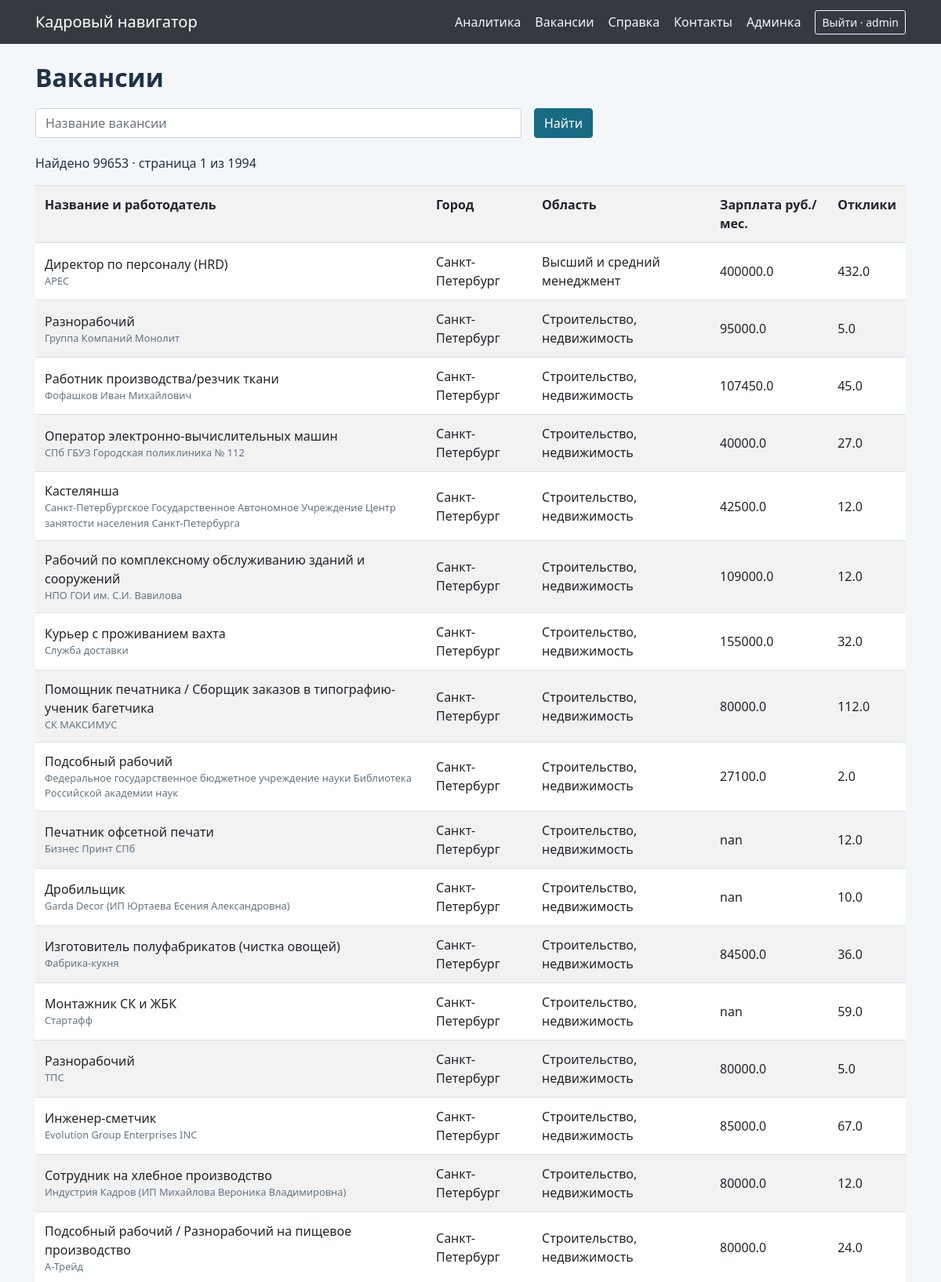
Screenshot of /vacancies (signed in, upper part) with the database file from the repository.
### backend/database/models/users_model.py (models this page shows)
class User(db.Model):
    id: Mapped[int] = mapped_column(primary_key=True)
    username: Mapped[str] = mapped_column(unique=True)
    password_hash: Mapped[str]
    is_admin: Mapped[bool] = mapped_column(default=False)
    active: Mapped[bool] = mapped_column(default=True)

### backend/database/models/vacancies_model.py (models this page shows)
class Vacancy(db.Model):
    id: Mapped[str] = mapped_column(primary_key=True)
    name: Mapped[str]
    city_id: Mapped[int] = mapped_column(ForeignKey("city.id"), index=True)
    category_id: Mapped[int] = mapped_column(ForeignKey("category.id"), index=True)
    format_id: Mapped[int] = mapped_column(ForeignKey("work_format.id"))
    company: Mapped[str]
    salary: Mapped[float | None]
    responses: Mapped[float | None]
    remote: Mapped[bool]
    hybrid: Mapped[bool]
    on_site: Mapped[bool]
    publication_time: Mapped[str]
    snapshot_date: Mapped[str]

### backend/database/models/cities_model.py (models this page shows)
class City(db.Model):
    id: Mapped[int] = mapped_column(primary_key=True)
    name: Mapped[str] = mapped_column(unique=True)

### backend/database/models/categories_model.py (models this page shows)
class Category(db.Model):
    id: Mapped[int] = mapped_column(primary_key=True)
    name: Mapped[str] = mapped_column(unique=True)

### backend/api/pages_api.py (the view)
@bp.get("/vacancies")
@login_required
def vacancies() -> str:
    category, cities = selection()
    data = frame(category, cities)
    try:
        page = max(1, int(request.args.get("page", 1)))
    except ValueError:
        abort(400, description="Номер страницы должен быть целым")
    search = request.args.get("q", "").strip()
    if search:
        data = data[data.name.str.contains(search, case=False, regex=False)]
    pages = max(1, (len(data) + 49) // 50)
    page = min(page, pages)
    records = data.iloc[(page - 1) * 50:page * 50].where(data.notna(), None).to_dict("records")
    return render_template("vacancies.html", records=records, page=page, pages=pages, count=len(data),
        category=category, cities=cities, search=search)

### backend/api/auth_api.py (called while the page is built)
def current_user() -> User | None:
    user = db.session.get(User, session.get("user_id")) if session.get("user_id") else None
    return user if user and user.active else None

def login_required(view: Callable) -> Callable:
    @wraps(view)
    def wrapped(*args: Any, **kwargs: Any) -> Any:
        if not current_user():
            return redirect(url_for("auth.login"))
        return view(*args, **kwargs)
    return wrapped

### backend/api/pages_api.py (called while the page is built)
def selection() -> tuple[str, list[str]]:
    category = request.args.get("category", "")
    cities = request.args.getlist("city")
    refs = references()
    if category and category not in refs["categories"]:
        abort(400, description="Неизвестная профессиональная область")
    if any(city not in refs["cities"] for city in cities):
        abort(400, description="Неизвестный город")
    return category, cities

### backend/services.py (called while the page is built)
def frame(category: str = "", cities: list[str] | None = None) -> pd.DataFrame:
    query = db.select(Vacancy.id, Vacancy.name, City.name.label("city"), Category.name.label("category"),
        Vacancy.salary, Vacancy.responses, Vacancy.remote, Vacancy.hybrid, Vacancy.on_site,
        Vacancy.company, Vacancy.publication_time, Vacancy.snapshot_date).join(City, Vacancy.city_id == City.id).join(Category, Vacancy.category_id == Category.id)
    if category:
        query = query.where(Category.name == category)
    if cities:
        query = query.where(City.name.in_(cities))
    return pd.read_sql(query, db.session.connection())

def references() -> dict:
    return {name: list(db.session.scalars(db.select(model.name).order_by(model.name)))
            for name, model in [("cities", City), ("categories", Category), ("formats", WorkFormat)]}

### main.py (called while the page is built)
def protect_forms() -> None:
    if request.method == "POST" and not request.path.startswith("/api/"):
        expected = session.get("csrf", "")
        if not expected or not secrets.compare_digest(expected, request.form.get("csrf_token", "")):
            abort(400, description="Форма устарела. Обновите страницу и повторите действие.")

def template_context() -> dict:
    session.setdefault("csrf", secrets.token_urlsafe(32))
    user = db.session.get(User, session.get("user_id")) if session.get("user_id") else None
    return {"viewer": user if user and user.active else None, "csrf_token": session["csrf"]}

### templates/vacancies.html (shortened to what this page needs)
{% extends 'base.html' %}{% block content %}<h1>Вакансии</h1><form method="get" class="actions"><input class="form-control" name="q" value="{{ search }}" placeholder="Название вакансии"><button class="btn btn-primary">Найти</button></form><p>Найдено {{ count }} · страница {{ page }} из {{ pages }}</p><div class="table-responsive"><table class="table table-striped"><tr><th>Название и работодатель</th><th>Город</th><th>Область</th><th>Зарплата руб./мес.</th><th>Отклики</th></tr>{% for r in records %}<tr><td>{{ r.name }}<small>{{ r.company }}</small></td><td>{{ r.city }}</td><td>{{ r.category }}</td><td>{{ r.salary if r.salary is not none else 'Не указана' }}</td><td>{{ r.responses if r.responses is not none else 'Нет данных' }}</td></tr>{% endfor %}</table></div>{% endblock %}

### templates/base.html (shortened to what this page needs)
<!doctype html>
<html lang="ru"><head><meta charset="utf-8"><meta name="viewport" content="width=device-width, initial-scale=1">
<link rel="stylesheet" href="{{ url_for('static',filename='vendor/bootstrap/bootstrap.min.css') }}">
<link rel="stylesheet" href="{{ url_for('static',filename='css/style.css') }}"></head>
<body><header><nav class="navbar navbar-dark bg-dark"><div class="container">
<a class="navbar-brand" href="{{ url_for('pages.index') }}">Кадровый навигатор</a>
<div class="navlinks"><a href="{{ url_for('pages.index') }}">Аналитика</a><a href="{{ url_for('pages.vacancies') }}">Вакансии</a>
<a href="{{ url_for('pages.help_page') }}">Справка</a><a href="{{ url_for('pages.contacts') }}">Контакты</a>
{% if viewer %}{% if viewer.is_admin %}<a href="{{ url_for('admin.index') }}">Админка</a>{% endif %}
<form method="post" action="{{ url_for('auth.logout') }}"><input type="hidden" name="csrf_token" value="{{ csrf_token }}"><button class="btn btn-sm btn-outline-light">Выйти · {{ viewer.username }}</button></form>
{% else %}<a href="{{ url_for('auth.login') }}">Войти</a>{% endif %}</div></div></nav></header>
<main class="container py-4">{% for message in get_flashed_messages() %}<div class="alert alert-info">{{ message }}</div>{% endfor %}{% block content %}{% endblock %}</main>
<script src="{{ url_for('static',filename='vendor/bootstrap/bootstrap.bundle.min.js') }}"></script></body></html>

### static/css/style.css (style rules this page uses)
body { background:#f4f7fa;color:#203344;font-family:Segoe UI,Arial,sans-serif }
h1 { font-size:2rem;font-weight:700;margin-bottom:1rem }
a { color:#176b83 }
.navlinks { display:flex;align-items:center;gap:18px;flex-wrap:wrap }
.navlinks a { color:#f5f7fa }
.navlinks form { margin:0 }
.btn-primary { background:#176b83;border-color:#176b83 }
.btn { margin:4px 0 }
.actions { display:flex;align-items:center;gap:16px;margin:16px 0 }
.actions .form-control { max-width:620px }
.table { background:white }
.table td { vertical-align:middle }
small { display:block;color:#647483 }

### rows the page displays
User: username "admin"
Vacancy: name "Директор по персоналу (HRD)", company "АРЕС", city "Санкт-Петербург", category "Высший и средний менеджмент", salary "400000.0", responses "432.0"
Vacancy: name "Разнорабочий", company "Группа Компаний Монолит", city "Санкт-Петербург", category "Строительство, недвижимость", salary "95000.0", responses "5.0"
Vacancy: name "Работник производства/резчик ткани", company "Фофашков Иван Михайлович", city "Санкт-Петербург", category "Строительство, недвижимость", salary "107450.0", responses "45.0"
Vacancy: name "Оператор электронно-вычислительных машин", company "СПб ГБУЗ Городская поликлиника № 112", city "Санкт-Петербург", category "Строительство, недвижимость", salary "40000.0", responses "27.0"
Vacancy: name "Кастелянша", company "Санкт-Петербургское Государственное Автономное Учреждение Центр занятости населения Санкт-Петербурга", city "Санкт-Петербург", category "Строительство, недвижимость", salary "42500.0", responses "12.0"
Vacancy: name "Рабочий по комплексному обслуживанию зданий и сооружений", company "НПО ГОИ им. С.И. Вавилова", city "Санкт-Петербург", category "Строительство, недвижимость", salary "109000.0", responses "12.0"
Vacancy: name "Курьер с проживанием вахта", company "Служба доставки", city "Санкт-Петербург", category "Строительство, недвижимость", salary "155000.0", responses "32.0"
Vacancy: name "Помощник печатника / Сборщик заказов в типографию-ученик багетчика", company "СК МАКСИМУС", city "Санкт-Петербург", category "Строительство, недвижимость", salary "80000.0", responses "112.0"
Vacancy: name "Подсобный рабочий", company "Федеральное государственное бюджетное учреждение науки Библиотека Российской академии наук", city "Санкт-Петербург", category "Строительство, недвижимость", salary "27100.0", responses "2.0"
Vacancy: name "Печатник офсетной печати", company "Бизнес Принт СПб", city "Санкт-Петербург", category "Строительство, недвижимость", salary "nan", responses "12.0"
Vacancy: name "Дробильщик", company "Garda Decor (ИП Юртаева Есения Александровна)", city "Санкт-Петербург", category "Строительство, недвижимость", salary "nan", responses "10.0"
Vacancy: name "Изготовитель полуфабрикатов (чистка овощей)", company "Фабрика-кухня", city "Санкт-Петербург", category "Строительство, недвижимость", salary "84500.0", responses "36.0"
Vacancy: name "Монтажник СК и ЖБК", company "Стартафф", city "Санкт-Петербург", category "Строительство, недвижимость", salary "nan", responses "59.0"
Vacancy: name "Разнорабочий", company "ТПС", city "Санкт-Петербург", category "Строительство, недвижимость", salary "80000.0", responses "5.0"
Vacancy: name "Инженер-сметчик", company "Evolution Group Enterprises INC", city "Санкт-Петербург", category "Строительство, недвижимость", salary "85000.0", responses "67.0"
Vacancy: name "Сотрудник на хлебное производство", company "Индустрия Кадров (ИП Михайлова Вероника Владимировна)", city "Санкт-Петербург", category "Строительство, недвижимость", salary "80000.0", responses "12.0"
Vacancy: name "Подсобный рабочий / Разнорабочий на пищевое производство", company "А-Трейд", city "Санкт-Петербург", category "Строительство, недвижимость", salary "80000.0", responses "24.0"

### other values shown
{{ count }} "99653"
{{ page }} "1"
{{ pages }} "1994"
